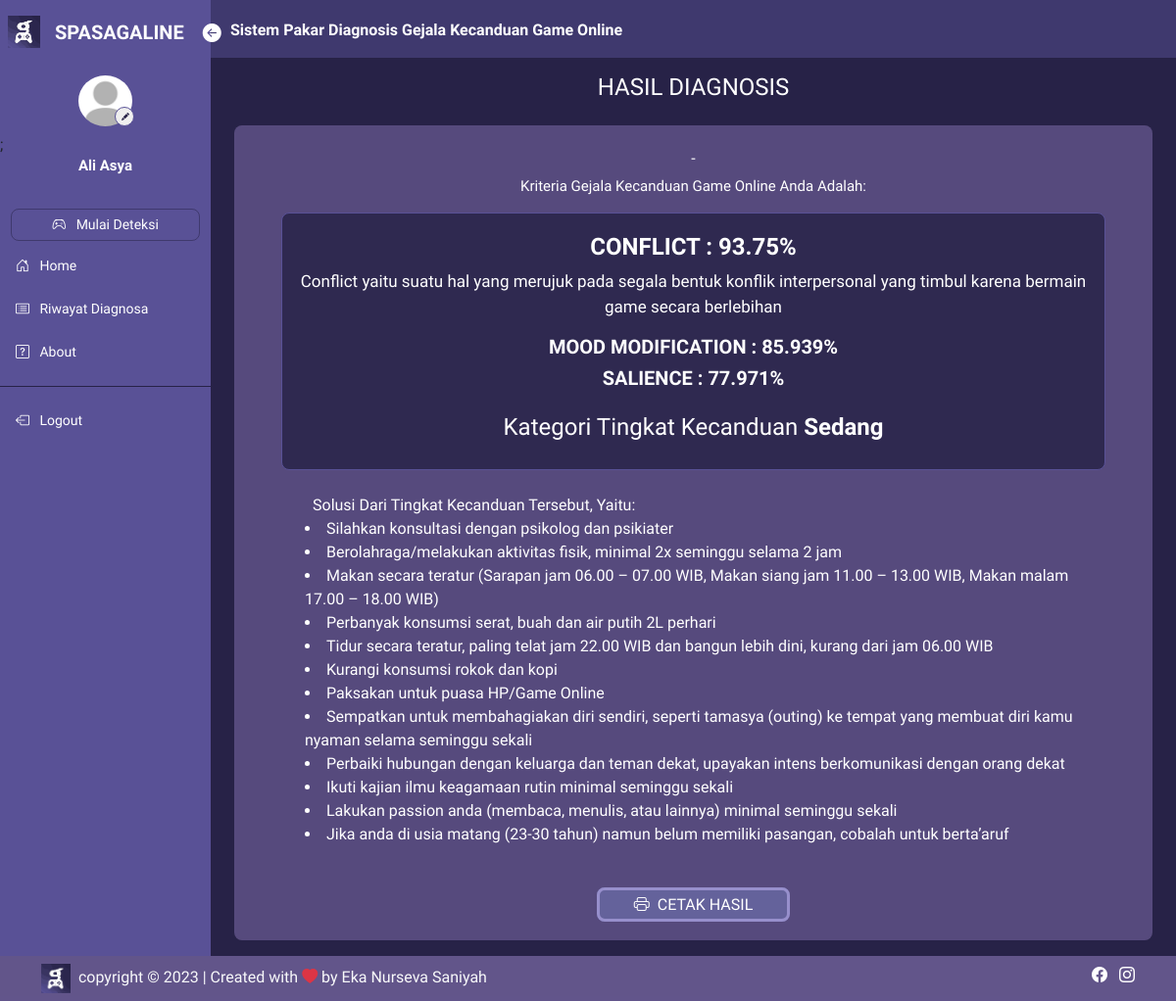
Screenshot of /hasil/hasil.php (signed in) with the database file from the repository.
### tables this page shows
CREATE TABLE `user` (
  `iduser` int(11) NOT NULL,
  `nama` varchar(50) NOT NULL,
  `username` varchar(45) NOT NULL,
  `password` varchar(100) NOT NULL,
  `email` varchar(50) NOT NULL,
  `foto` varchar(50) NOT NULL,
  `level` varchar(30) NOT NULL
);

CREATE TABLE `hasil` (
  `idhasil` int(11) NOT NULL,
  `iduser` int(11) NOT NULL,
  `anak` varchar(50) NOT NULL,
  `tanggal` timestamp NOT NULL DEFAULT current_timestamp() ON UPDATE current_timestamp(),
  `hsl_kategori` varchar(45) NOT NULL,
  `salience` double NOT NULL,
  `tolerance` double NOT NULL,
  `mood_modification` double NOT NULL,
  `relapse` double NOT NULL,
  `withdrawal` double NOT NULL,
  `conflict` double NOT NULL,
  `problem` double DEFAULT NULL
);

CREATE TABLE `kriteria` (
  `idkriteria` int(11) NOT NULL,
  `kode_kriteria` varchar(20) NOT NULL,
  `nama_kriteria` varchar(50) NOT NULL,
  `deskripsi` text NOT NULL
);

CREATE TABLE `solusi` (
  `idsolusi` int(11) NOT NULL,
  `idkategori` int(11) NOT NULL,
  `nama_solusi` text NOT NULL
);

### controller/controller_main.php (called while the page is built, shortened)
<?php
$conn = mysqli_connect("localhost", "root", "", "spasagaline");
function query($query)
{
    global $conn;
    $result = mysqli_query($conn, $query);
    $rows = [];
    while ($row = mysqli_fetch_assoc($result)) {
        $rows[] = $row;
    }
    return $rows;
}
function jumlah_data($data)
{
    global $conn;
    $query = mysqli_query($conn, $data);
    $jumlah_data = mysqli_num_rows($query);
    return $jumlah_data;
}
function dekripsi($kata)
{
    $string = base64_decode($kata);
    $key = substr($string, 0, 44);
    $enkripsi = substr($string, 44);
    $hasil = openssl_decrypt($enkripsi, 'AES-256-CBC', $key, 0, substr($key, 0, 16));
    return $hasil;
}
?>

### controller/controller_hasil.php (called while the page is built, shortened)
<?php
require_once 'controller_main.php';
function kriteria_cf($data)
{
    $data_kriteria = query("SELECT * FROM kriteria");
    $idhasil = $data['idhasil'];
    foreach ($data_kriteria as $dakr) {
        $nama_kecil = strtolower($dakr['nama_kriteria']);
        $nama = str_replace(" ", "_", $nama_kecil);
        $hasil_cf[] = $data[$nama];
    }
    rsort($hasil_cf);
    $tiga_terbesar = array_slice($hasil_cf, 0, 3);
    $array_cf = array_values(array_unique($tiga_terbesar));
    for ($i = 0; $i < count($array_cf); $i++) {
        $nilai_yang_dicari = $array_cf[$i];
        foreach ($data_kriteria as $dakit) {
            $nama_kecil = strtolower($dakit['nama_kriteria']);
            $nama = str_replace(" ", "_", $nama_kecil);
            $kolom = $nama;
            $query = jumlah_data("SELECT * FROM hasil WHERE $kolom = $nilai_yang_dicari AND idhasil = $idhasil");
            if ($query == 1) {
                $kriteria_cf[] = $dakit['nama_kriteria'];
            }
        }
    }
    return $kriteria_cf;
}
function hasil_cf($data)
{
    $data_kriteria = query("SELECT * FROM kriteria");
    foreach ($data_kriteria as $dakr) {
        $nama_kecil = strtolower($dakr['nama_kriteria']);
        $nama = str_replace(" ", "_", $nama_kecil);
        $hasil_cf[] = $data[$nama];
    }
    rsort($hasil_cf);
    $tiga_terbesar = array_slice($hasil_cf, 0, 3);
    $array_cf = array_values(array_unique($tiga_terbesar));
    $jumlah_nilai = 0;
    for ($f = 0; $f < count($array_cf); $f++) {
        foreach ($hasil_cf as $nilai) {
            if ($nilai === $array_cf[$f]) {
                $jumlah_nilai++;
            }
        }
    }
    $terbesar = array_slice($hasil_cf, 0, $jumlah_nilai);
    return $terbesar;
}
?>

### hasil/hasil.php (the view, shortened to what this page needs)
<?php
require_once('../controller/controller_hasil.php');
$id = dekripsi($_COOKIE['SPASAGALINENS']);
$user = query("SELECT * FROM user WHERE iduser = $id")[0];
if (isset($_GET['idhasil'])) {
    $idhasil = dekripsi($_GET['idhasil']);
    $data_hasil = query("SELECT * FROM hasil WHERE idhasil = $idhasil")[0];
} else {
    $data_hasil = query("SELECT * FROM hasil WHERE iduser = $id AND idhasil = (SELECT MAX(idhasil) FROM hasil WHERE iduser = $id)")[0];
}
$iduser = $data_hasil['iduser'];
$nama = query("SELECT * FROM user WHERE iduser = '$iduser'")[0];
$kriteria_cf = kriteria_cf($data_hasil);
$hasil_cf = hasil_cf($data_hasil);
$kriteria_besar = $kriteria_cf[0];
$kriteria = query("SELECT * FROM kriteria WHERE nama_kriteria = '$kriteria_besar'")[0];
$nama_kategori = $data_hasil['hsl_kategori'];
$kategori = query("SELECT * FROM kategori WHERE nama_kategori = '$nama_kategori'")[0];
$idkategori = $kategori['idkategori'];
$solusi = query("SELECT * FROM solusi WHERE idkategori = $idkategori");
?>
<html lang="en">
<head>
    <link href="https://cdn.jsdelivr.net/npm/bootstrap@5.3.0/dist/css/bootstrap.min.css" rel="stylesheet"
>
    <link rel="stylesheet" href="https://cdn.jsdelivr.net/npm/bootstrap-icons@1.10.5/font/bootstrap-icons.css">
    <link rel="stylesheet" href="../style.css">
</head>
<body>
    <div class="main-container d-flex">
        <?php
        require_once('../sidenav/sidebar_user.php');
        ?>
        <div class="content">
            <?php
            require_once('../sidenav/navbar.php');
            ?>
            <div class="contents px-4 py-3">
                <h4 class="text-white text-center pb-3">HASIL DIAGNOSIS</h4>
                <div class="tabel text-white px-5 py-4">
                    <h6 class="text-center text-uppercase">
                        <?php echo $data_hasil['anak']; ?>
                    </h6>
                    <div class="judul">
                        <p>Kriteria Gejala Kecanduan Game Online Anda Adalah:</p>
                    </div>
                    <div class="box-hasil">
                        <?php for ($j = 0; $j < count($kriteria_cf); $j++) { ?>
                            <?php if ($kriteria_cf[$j] == $kriteria['nama_kriteria']): ?>
                                <h4 class="text-uppercase text-center fw-bold">
                                    <?= $kriteria_cf[$j]; ?> :
                                    <?= $hasil_cf[$j]; ?>%
                                </h4>
                                <div class="desk text-center mb-2 mt-2 fw-medium" style="font-size: 17px;">
                                    <p>
                                        <?= $kriteria['deskripsi']; ?>
                                    </p>
                                </div>
                            <?php else: ?>
                                <h5 class="text-uppercase text-center fw-bold">
                                    <?= $kriteria_cf[$j]; ?> :
                                    <?= $hasil_cf[$j]; ?>%
                                </h5>
                            <?php endif; ?>
                        <?php } ?>
                        <h4 class="text-center mt-4">Kategori Tingkat Kecanduan <span class="fw-bold">
                                <?= $data_hasil['hsl_kategori']; ?>
                            </span>
                        </h4>
                    </div>
                    <div class="solusi mt-4">
                        <ul class="fw-medium mb-0 justify">Solusi Dari Tingkat Kecanduan Tersebut, Yaitu:</ul>
                        <?php foreach ($solusi as $ds): ?>
                            <li class="ms-4">
                                <?= $ds['nama_solusi']; ?>
                            </li>
                        <?php endforeach; ?>
                    </div>
                    <div class="submit text-center mt-4 pt-4">
                        <?php
                        if ($user['level'] === "User" || $user['level'] === "Admin") {
                            echo '<a href="../cetak.php?id=<?= $idhasil; ?>" target="_blank"
                            class="fw-medium text-decoration-none">
                            <span><i class="bi bi-printer me-2"></i>CETAK HASIL</span>
                        </a>';
                        } else {
                            echo '<a href="../print.php?id=<?= $idhasil; ?>" target="_blank"
                            class="fw-medium text-decoration-none">
                            <span><i class="bi bi-printer me-2"></i>CETAK HASIL</span>
                        </a>';
                        }
                        ?>
                    </div>
                </div>
            </div>
        </div>
    </div>
    <?php
    require_once('../sidenav/footer.php');
    ?>
</body>
</html>

### sidenav/sidebar_user.php (shortened to what this page needs)
<div class="sidebar" id="side_nav">
    <div class="header-box px-2 pt-3 pb-3 d-flex">
        <img src="../img/Logo.png" alt="logo spasagaline">
        <span class="fs-5 fw-bold text-white" style="margin-top: 1.6px;">SPASAGALINE</span>
        <button id="btnside" class="btn px-0 py-0 text-white btn-open">
            <i class="bi bi-arrow-left-circle-fill"></i>
        </button>
    </div>
    <div class="profil">
        <img src="../profil/<?= $user['foto']; ?>" class="rounded-circle" alt="profi">
        <a href="../pengguna/profil.php"><button class="rounded-circle"><i class="bi bi-pencil-fill"></i></button></a>;
        <h1>
            <?= $user['nama']; ?>
        </h1>
    </div>
    <ul class="list-unstyled pt-2 fw-medium">
        <li class="">
            <?php
            if ($user['level'] === "User") {
                echo '<a href="../diagnosa" class="text-decoration-none d-block text-center">
                        <i class="bi bi-controller"></i>
                        <span>Mulai Deteksi</span>
                      </a>';
            } else {
                echo '<a type="button" class="text-decoration-none d-block text-center" data-bs-toggle="modal" data-bs-target="#deteksi">Mulai Deteksi</a>';
            }
            ?>
        </li>
        <li class="">
            <a href="../pengguna" class="text-decoration-none d-block">
                <i class="bi bi-house-door"></i>
                <span>Home</span>
            </a>
        </li>
        <li class="">
            <a href="../riwayat/riwayat.php" class="text-decoration-none d-block">
                <i class="bi bi-card-list"></i>
                <span>Riwayat Diagnosa</span>
            </a>
        </li>
        <li class="">
            <a href="../about" class="text-decoration-none d-block">
                <i class="bi bi-question-square"></i>
                <span>About</span>
            </a>
        </li>
    </ul>
    <hr class="hr-color">
    <ul class="list-unstyled fw-medium">
        <li>
            <a href="../logout.php" class="text-decoration-none d-block">
                <i class="bi bi-box-arrow-left"></i>
                <span>Logout</span>
            </a>
        </li>
    </ul>
</div>

### style.css (style rules this page uses)
* { font-family: "Chakra Petch", sans-serif; }
body { background: #272247; margin: 0; padding: 0; border: 0; }
.content { min-height: 100vh; width: 100%; }
.sidebar { background: #595196; min-width: 215px; max-width: 215px; z-index: 1; transition: all ease-in 0.3s; }
hr.hr-color { color: #272247; opacity: 1; }
.sidebar ul { padding: 0 11px; }
.sidebar li { margin: 7px 0; }
.sidebar li a { color: white; padding: 8px 5px; font-size: 14px; margin-left: 0; }
.sidebar .header-box img { width: 33px; height: 33px; margin-right: 15px; }
.sidebar li a.text-center { border: solid rgb(39, 34, 71, 0.5) 0.3px; border-radius: 8px; padding: 5px 0; }
.sidebar li i { margin-right: 7px; }
.sidebar .profil img { width: 55px; height: 66px; margin-left: auto; margin-right: auto; padding: 7px 0; display: block; transition: all ease-in 0.3s; object-fit: cover; }
.sidebar .profil h1 { font-weight: 700; font-size: 15px; color: #ffff; text-align: center; margin-bottom: 20px; }
.sidebar .profil button { border: 1.5px solid #595196; position: absolute; margin-top: -27px; margin-left: 117px; width: 20px; height: 20px; }
.sidebar .profil button i { font-size: 8px; color: #272247; }
.sidebar #btnside { margin-top: 17px; transform: translateY(-50%); margin-left: 18px; font-size: 19px; }
.content .contents a { border: solid #978fcc; border-radius: 8px; padding: 5px 35px; background: rgb(121, 134, 199, 0.4); color: #ffffff; }
.content .contents .tabel { border-radius: 8px; overflow: hidden; background: rgba(157, 136, 206, 0.4); }
.contents .tabel .judul { text-align: center; font-size: 15px; }
.content .tabel .box-hasil { border: 0.5px solid #595196; background: #272247d2; border-radius: 8px; padding: 20px 13px; }

### rows the page displays
user: foto (placeholder picture), nama "Ali Asya"
hasil: anak "-", conflict "93.75", mood_modification "85.939", salience "77.971", hsl_kategori "Sedang"
kriteria: deskripsi "Conflict yaitu suatu hal yang merujuk pada segala bentuk konflik interpersonal yang timbul karena bermain game secara berlebihan"
solusi: nama_solusi "Silahkan konsultasi dengan psikolog dan psikiater"
solusi: nama_solusi "Berolahraga/melakukan aktivitas fisik, minimal 2x seminggu selama 2 jam"
solusi: nama_solusi "Makan secara teratur (Sarapan jam 06.00 – 07.00 WIB, Makan siang jam 11.00 – 13.00 WIB, Makan malam 17.00 – 18.00 WIB)"
solusi: nama_solusi "Perbanyak konsumsi serat, buah dan air putih 2L perhari"
solusi: nama_solusi "Tidur secara teratur, paling telat jam 22.00 WIB dan bangun lebih dini, kurang dari jam 06.00 WIB"
solusi: nama_solusi "Kurangi konsumsi rokok dan kopi"
solusi: nama_solusi "Paksakan untuk puasa HP/Game Online"
solusi: nama_solusi "Sempatkan untuk membahagiakan diri sendiri, seperti tamasya (outing) ke tempat yang membuat diri kamu nyaman selama seminggu sekali"
solusi: nama_solusi "Perbaiki hubungan dengan keluarga dan teman dekat, upayakan intens berkomunikasi dengan orang dekat"
solusi: nama_solusi "Ikuti kajian ilmu keagamaan rutin minimal seminggu sekali"
solusi: nama_solusi "Lakukan passion anda (membaca, menulis, atau lainnya) minimal seminggu sekali"
solusi: nama_solusi "Jika anda di usia matang (23-30 tahun) namun belum memiliki pasangan, cobalah untuk berta’aruf"

### other values shown
$kriteria_cf[$j] "CONFLICT"
$kriteria_cf[$j] "MOOD MODIFICATION"
$kriteria_cf[$j] "SALIENCE"
